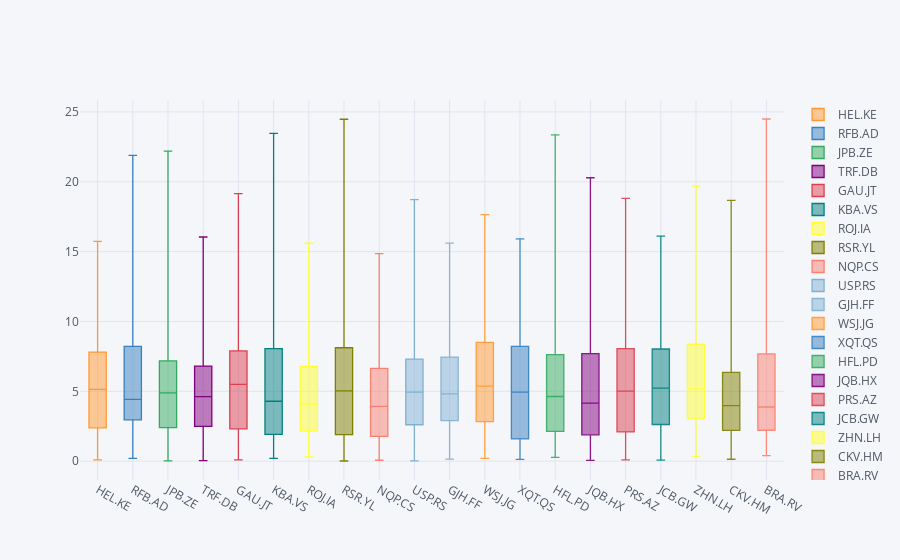

The notebook cell this image was saved under:
### Code cell
cf.datagen.box(20).iplot(kind = 'box')
